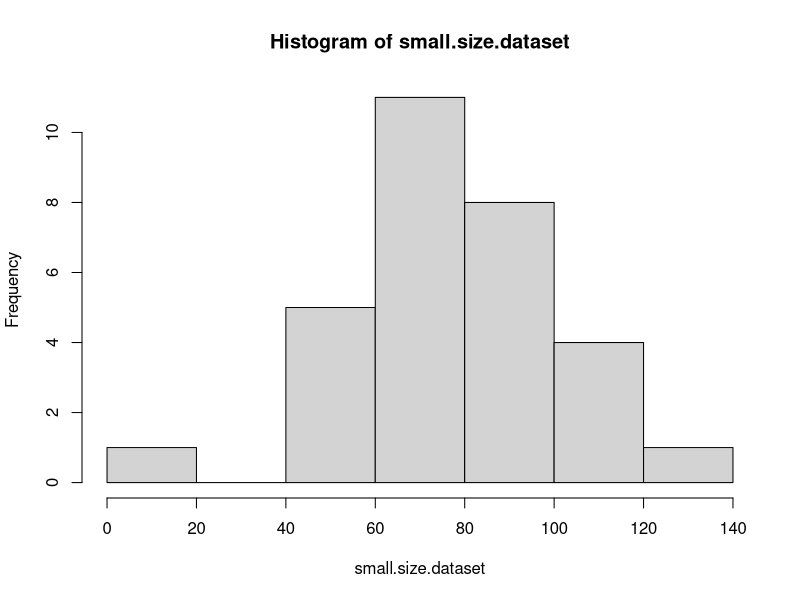
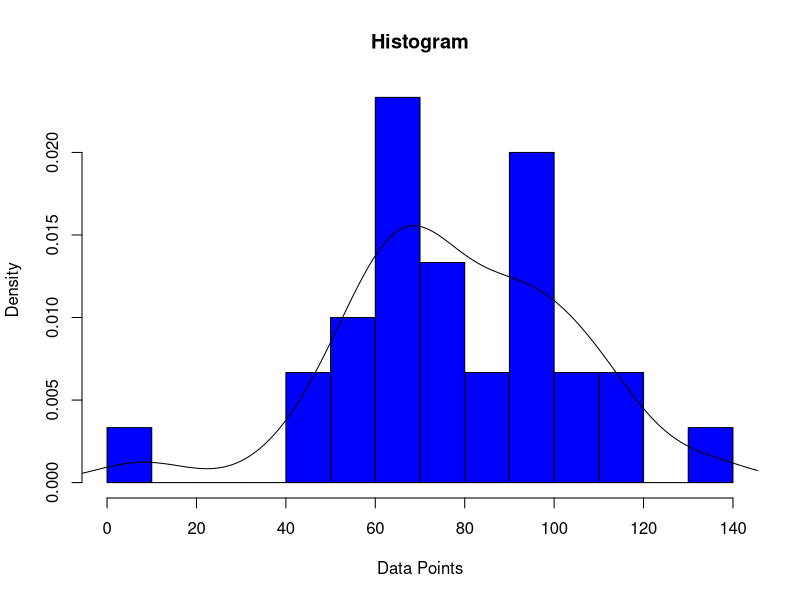
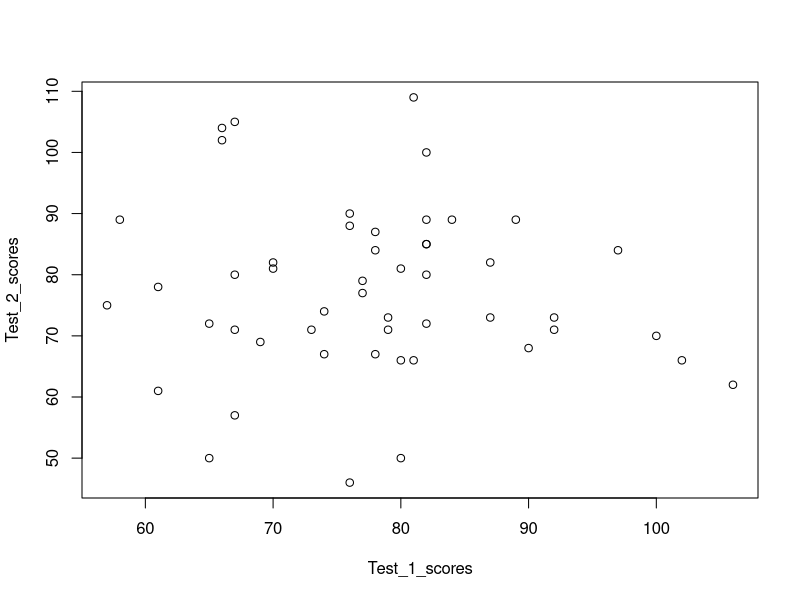
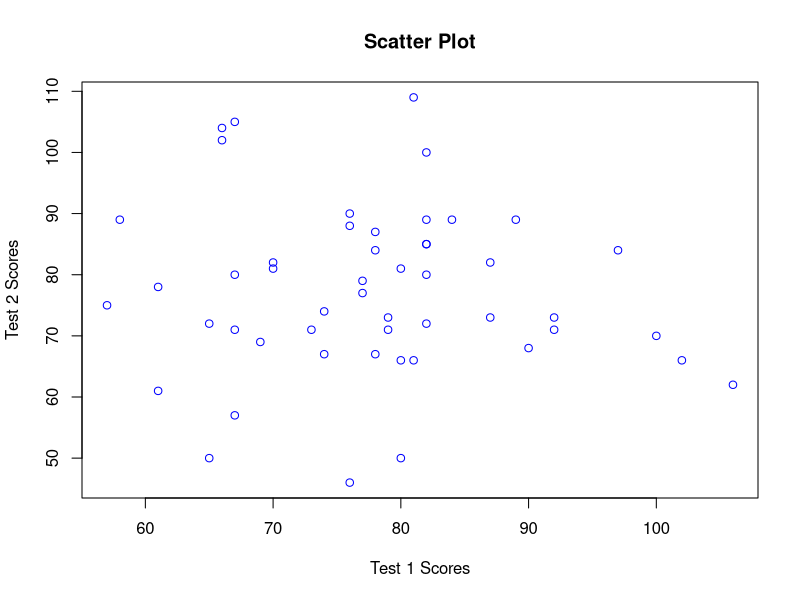
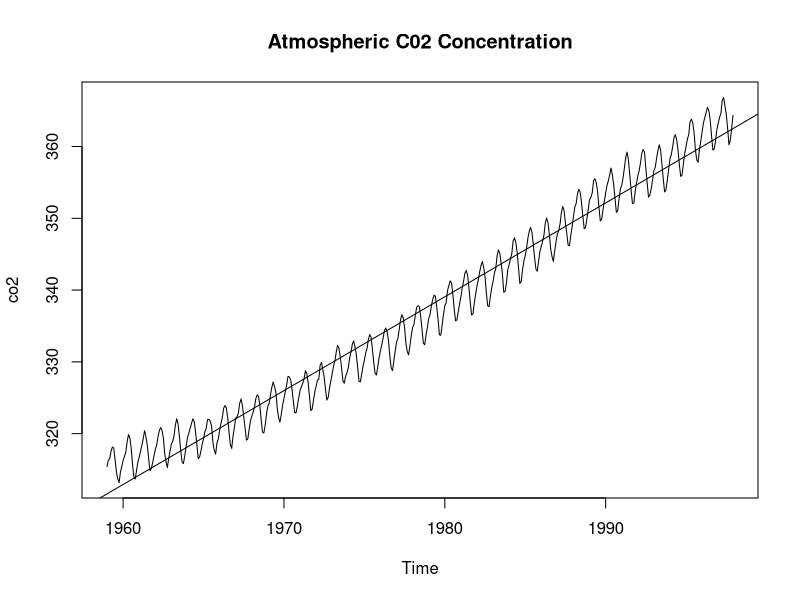
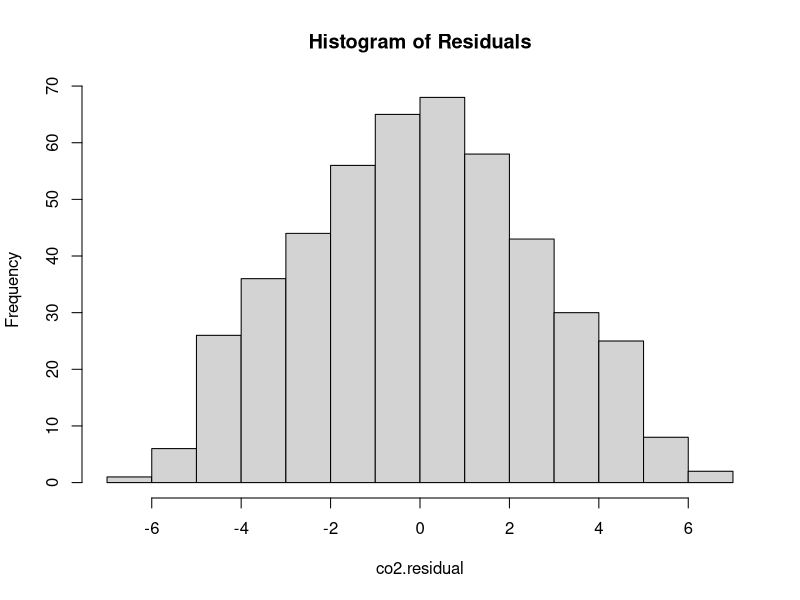
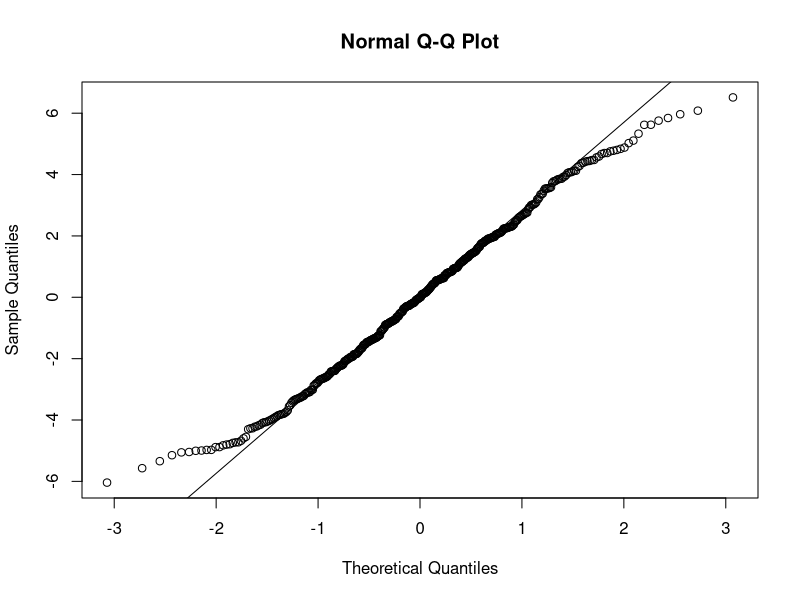
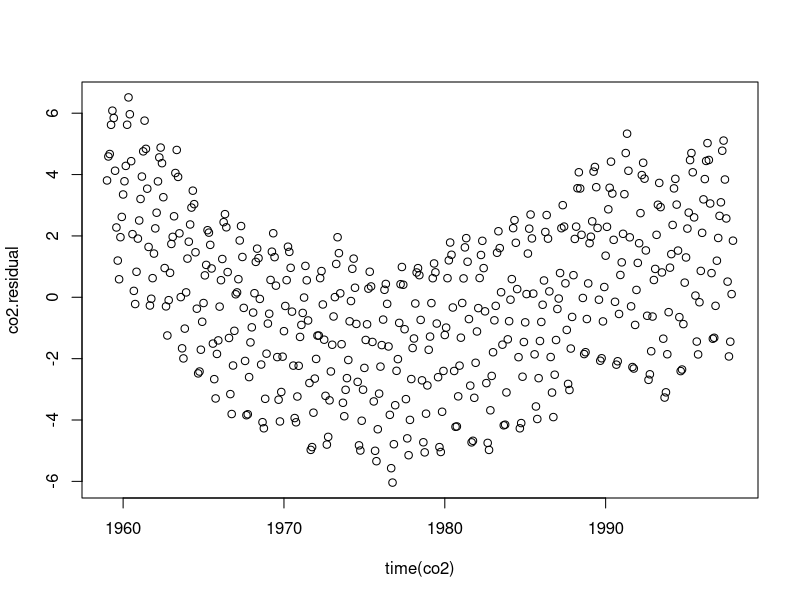

Source code (R) for these figures, in order:
# Week-1 

# Making an array of numbers using Concat Operator.

data.1 <- c(35, 8, 10, 23, 42)

print(data.1)

# Summary of the series

summary(data.1)

# Mean of the series

mean(data.1)

# Standard Deviation of Series

sd(data.1)


# Plotting a Histogram from the data.

small.size.dataset <- c(91,49,76,112,97,42,70, 100, 8, 112, 95, 90, 78, 62, 56, 94, 65, 58, 109, 70, 109, 91, 71, 76, 68, 62, 134, 57, 83, 66)
hist(small.size.dataset)

# Adding certain variations in histogram plot
# xlab -> Label on X-axis
# freq -> if False, then its density distribution
# breaks -> Number of Bins to use in Histogram
hist(small.size.dataset ,xlab =  'Data Points', freq =F , main =  'Histogram' , col =  'blue' , breaks = 10)
lines(density(small.size.dataset , col = 'black' ,lwd = 5))


# Generation of Normally Distributed Data

Test_1_scores = round(rnorm(50, mean = 78 , sd = 10))
Test_2_scores = round(rnorm(50 , mean =  78 , sd = 14))

# Code for basic scatter plot

plot(Test_2_scores~Test_1_scores)

plot(Test_2_scores ~ Test_1_scores , ylab = 'Test 2 Scores', xlab = 'Test 1 Scores', col = 'blue' , main = 'Scatter Plot')

# Fitting a Linear Regression Model on Time Series Data:

# Data -> Mauna Lao C02 data

help("co2")

# Plotting the Dataset
plot(co2 , main = 'Atmospheric C02 Concentration')

# Developing a Linear Model

co2.linear.model <- lm(co2 ~ time(co2) )
abline(co2.linear.model)


# Residual Analysis of the data.

co2.residual <- resid(co2.linear.model)
# Plotting a histogram of Residuals to check the normality assumption
hist(co2.residual , main =  'Histogram of Residuals')

# Plotting a Q-Q Plot to check for the Normality Assumption

qqnorm(co2.residual)
qqline(co2.residual)

# Plotting Residuals vs Time
plot(co2.residual ~ time(co2))
plot(co2.residual ~ time(co2) , xlim = c(1960,1963) , main = 'Zoomed Version')

# Inferential Statistics in R

help("sleep")
plot(extra~group, data=sleep, main = "Extra Sleep in Gossett Data by Group")
attach(sleep)

extra.1 <- extra[group == 1]
extra.2 <- extra[group == 2]

# Testing Hypothesis - T-test 

t.test(extra.1 , extra.2 , paired =  TRUE , alternative = 'two.sided')


# Correlation and Covariances in data.

